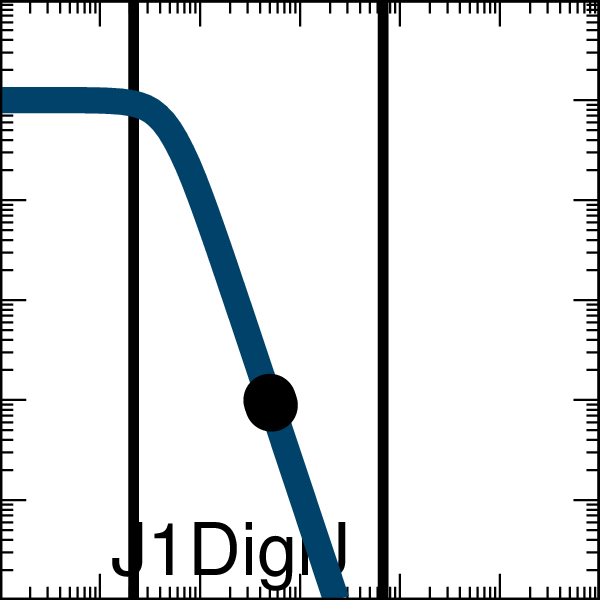

The gnuplot source for this figure:

set output "SimAnnealing_1-alu_A000_xfer_model_J1_DigiJ.eps"
set terminal postscript eps enhanced color "Helvetica, 35" size 2,2
set logscale x
set logscale y
set lmargin screen 0.0
set rmargin screen 1.0
set tmargin screen 1.0
set bmargin screen 0.0
set size ratio 1.0
set border linewidth 2
set tics scale 2
set mxtics 10
set mytics 10
set key bottom left
set key samplen -1
set xrange [0.001:1000.0]
set yrange [0.001:1000.0]
set format y "10^{%L}"    
set format x "10^{%L}"    
set format x ""    
set xlabel '01101001'
set arrow from 0.021788177379587152,0.001 to 0.021788177379587152,1000.0 nohead lw 10 lt 2 lc rgb '#000000'
set arrow from 6.790374226377255,0.001 to 6.790374226377255,1000.0 nohead lw 10 lt 2 lc rgb '#000000'
ymin = 0.0
ymax = 100.0
K = 0.05
n = 3.0
set dummy x

plot ymin+(ymax-ymin)/(1.0+(x/K)**n) lw 25 lc rgb '#004368' title 'J1DigiJ',\
 "<echo '1 2'" using (0.5):(0.0999000999000999)  with points pt 7 ps 4 lc rgb 'black' notitle,\
 "<echo '1 2'" using (0.52):(0.0888206746107878)  with points pt 7 ps 4 lc rgb 'black' notitle
